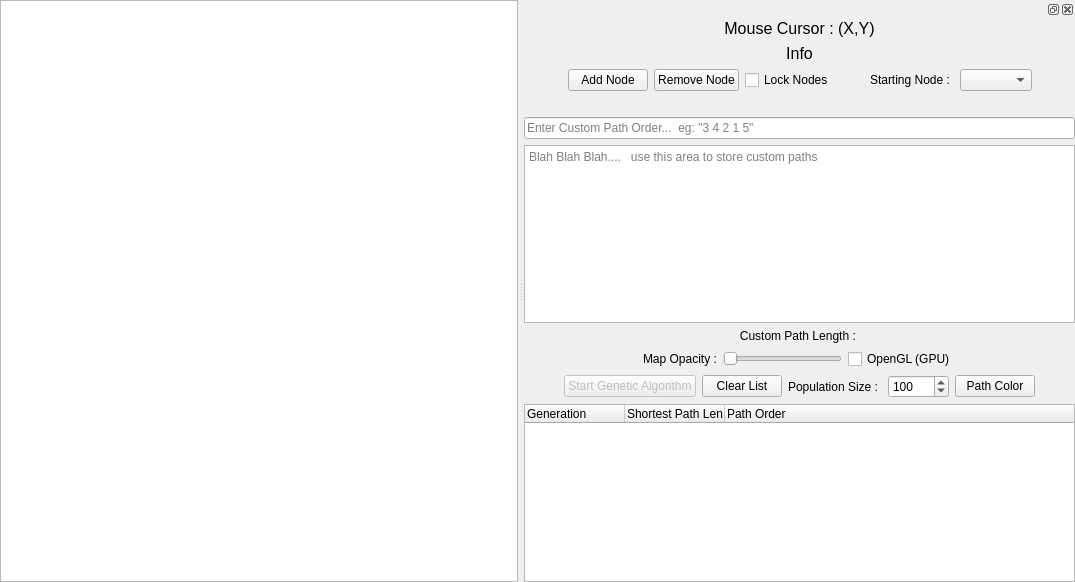
<?xml version="1.0" encoding="UTF-8"?>
<ui version="4.0">
 <class>TSP</class>
 <widget class="QMainWindow" name="TSP">
  <property name="geometry">
   <rect>
    <x>0</x>
    <y>0</y>
    <width>1075</width>
    <height>582</height>
   </rect>
  </property>
  <property name="windowTitle">
   <string>TSP</string>
  </property>
  <widget class="QWidget" name="centralWidget">
   <layout class="QVBoxLayout" name="verticalLayout">
    <property name="leftMargin">
     <number>0</number>
    </property>
    <property name="topMargin">
     <number>0</number>
    </property>
    <property name="rightMargin">
     <number>0</number>
    </property>
    <property name="bottomMargin">
     <number>0</number>
    </property>
    <item>
     <widget class="EditorView" name="view"/>
    </item>
   </layout>
  </widget>
  <widget class="QMenuBar" name="menuBar">
   <property name="geometry">
    <rect>
     <x>0</x>
     <y>0</y>
     <width>1075</width>
     <height>20</height>
    </rect>
   </property>
  </widget>
  <widget class="QDockWidget" name="dockWidget">
   <attribute name="dockWidgetArea">
    <number>2</number>
   </attribute>
   <widget class="QWidget" name="dockWidgetContents">
    <layout class="QVBoxLayout" name="verticalLayout_3">
     <property name="leftMargin">
      <number>0</number>
     </property>
     <property name="topMargin">
      <number>0</number>
     </property>
     <property name="rightMargin">
      <number>0</number>
     </property>
     <property name="bottomMargin">
      <number>0</number>
     </property>
     <item>
      <widget class="QLabel" name="cursorLabel">
       <property name="font">
        <font>
         <pointsize>12</pointsize>
        </font>
       </property>
       <property name="text">
        <string>Mouse Cursor : (X,Y)</string>
       </property>
       <property name="alignment">
        <set>Qt::AlignCenter</set>
       </property>
      </widget>
     </item>
     <item>
      <widget class="QLabel" name="infoLabel">
       <property name="font">
        <font>
         <pointsize>12</pointsize>
        </font>
       </property>
       <property name="text">
        <string>Info</string>
       </property>
       <property name="alignment">
        <set>Qt::AlignCenter</set>
       </property>
      </widget>
     </item>
     <item>
      <layout class="QHBoxLayout" name="horizontalLayout">
       <item>
        <spacer name="horizontalSpacer_5">
         <property name="orientation">
          <enum>Qt::Horizontal</enum>
         </property>
         <property name="sizeHint" stdset="0">
          <size>
           <width>40</width>
           <height>20</height>
          </size>
         </property>
        </spacer>
       </item>
       <item>
        <widget class="QPushButton" name="pushButton">
         <property name="text">
          <string>Add Node</string>
         </property>
        </widget>
       </item>
       <item>
        <widget class="QPushButton" name="pushButton_2">
         <property name="text">
          <string>Remove Node</string>
         </property>
        </widget>
       </item>
       <item>
        <widget class="QCheckBox" name="checkBox">
         <property name="text">
          <string>Lock Nodes</string>
         </property>
        </widget>
       </item>
       <item>
        <spacer name="horizontalSpacer_7">
         <property name="orientation">
          <enum>Qt::Horizontal</enum>
         </property>
         <property name="sizeType">
          <enum>QSizePolicy::Fixed</enum>
         </property>
         <property name="sizeHint" stdset="0">
          <size>
           <width>30</width>
           <height>20</height>
          </size>
         </property>
        </spacer>
       </item>
       <item>
        <widget class="QLabel" name="label_3">
         <property name="text">
          <string>Starting Node : </string>
         </property>
        </widget>
       </item>
       <item>
        <widget class="QComboBox" name="comboBox"/>
       </item>
       <item>
        <spacer name="horizontalSpacer_6">
         <property name="orientation">
          <enum>Qt::Horizontal</enum>
         </property>
         <property name="sizeHint" stdset="0">
          <size>
           <width>40</width>
           <height>20</height>
          </size>
         </property>
        </spacer>
       </item>
      </layout>
     </item>
     <item>
      <spacer name="verticalSpacer">
       <property name="orientation">
        <enum>Qt::Vertical</enum>
       </property>
       <property name="sizeType">
        <enum>QSizePolicy::Fixed</enum>
       </property>
       <property name="sizeHint" stdset="0">
        <size>
         <width>20</width>
         <height>20</height>
        </size>
       </property>
      </spacer>
     </item>
     <item>
      <widget class="QLineEdit" name="lineEdit">
       <property name="placeholderText">
        <string>Enter Custom Path Order...  eg: &quot;3 4 2 1 5&quot;</string>
       </property>
      </widget>
     </item>
     <item>
      <widget class="QPlainTextEdit" name="plainTextEdit">
       <property name="placeholderText">
        <string>Blah Blah Blah....   use this area to store custom paths</string>
       </property>
      </widget>
     </item>
     <item>
      <widget class="QLabel" name="label_2">
       <property name="text">
        <string>Custom Path Length : </string>
       </property>
       <property name="alignment">
        <set>Qt::AlignCenter</set>
       </property>
      </widget>
     </item>
     <item>
      <layout class="QHBoxLayout" name="horizontalLayout_2">
       <item>
        <spacer name="horizontalSpacer_8">
         <property name="orientation">
          <enum>Qt::Horizontal</enum>
         </property>
         <property name="sizeHint" stdset="0">
          <size>
           <width>40</width>
           <height>20</height>
          </size>
         </property>
        </spacer>
       </item>
       <item>
        <widget class="QLabel" name="label_4">
         <property name="text">
          <string>Map Opacity :</string>
         </property>
        </widget>
       </item>
       <item>
        <widget class="QSlider" name="horizontalSlider">
         <property name="maximum">
          <number>100</number>
         </property>
         <property name="value">
          <number>0</number>
         </property>
         <property name="orientation">
          <enum>Qt::Horizontal</enum>
         </property>
        </widget>
       </item>
       <item>
        <widget class="QCheckBox" name="checkBox_2">
         <property name="text">
          <string>OpenGL (GPU)</string>
         </property>
        </widget>
       </item>
       <item>
        <spacer name="horizontalSpacer_10">
         <property name="orientation">
          <enum>Qt::Horizontal</enum>
         </property>
         <property name="sizeHint" stdset="0">
          <size>
           <width>40</width>
           <height>20</height>
          </size>
         </property>
        </spacer>
       </item>
      </layout>
     </item>
     <item>
      <layout class="QVBoxLayout" name="verticalLayout_2">
       <item>
        <layout class="QHBoxLayout" name="horizontalLayout_3">
         <item>
          <spacer name="horizontalSpacer">
           <property name="orientation">
            <enum>Qt::Horizontal</enum>
           </property>
           <property name="sizeHint" stdset="0">
            <size>
             <width>40</width>
             <height>20</height>
            </size>
           </property>
          </spacer>
         </item>
         <item>
          <widget class="QPushButton" name="gaBtn">
           <property name="enabled">
            <bool>false</bool>
           </property>
           <property name="text">
            <string>Start Genetic Algorithm</string>
           </property>
           <property name="checkable">
            <bool>true</bool>
           </property>
          </widget>
         </item>
         <item>
          <widget class="QPushButton" name="pushButton_5">
           <property name="text">
            <string>Clear List</string>
           </property>
          </widget>
         </item>
         <item>
          <widget class="QLabel" name="label">
           <property name="text">
            <string>Population Size : </string>
           </property>
          </widget>
         </item>
         <item>
          <widget class="QSpinBox" name="spinBox">
           <property name="minimum">
            <number>1</number>
           </property>
           <property name="maximum">
            <number>10000</number>
           </property>
           <property name="value">
            <number>100</number>
           </property>
          </widget>
         </item>
         <item>
          <widget class="QPushButton" name="pushButton_6">
           <property name="styleSheet">
            <string notr="true"/>
           </property>
           <property name="text">
            <string>Path Color</string>
           </property>
          </widget>
         </item>
         <item>
          <spacer name="horizontalSpacer_2">
           <property name="orientation">
            <enum>Qt::Horizontal</enum>
           </property>
           <property name="sizeHint" stdset="0">
            <size>
             <width>40</width>
             <height>20</height>
            </size>
           </property>
          </spacer>
         </item>
        </layout>
       </item>
       <item>
        <widget class="QTreeWidget" name="treeWidget">
         <property name="sortingEnabled">
          <bool>false</bool>
         </property>
         <property name="animated">
          <bool>true</bool>
         </property>
         <attribute name="headerShowSortIndicator" stdset="0">
          <bool>false</bool>
         </attribute>
         <column>
          <property name="text">
           <string>Generation</string>
          </property>
         </column>
         <column>
          <property name="text">
           <string>Shortest Path Length</string>
          </property>
         </column>
         <column>
          <property name="text">
           <string>Path Order</string>
          </property>
         </column>
        </widget>
       </item>
      </layout>
     </item>
    </layout>
   </widget>
  </widget>
 </widget>
 <layoutdefault spacing="6" margin="11"/>
 <customwidgets>
  <customwidget>
   <class>EditorView</class>
   <extends>QGraphicsView</extends>
   <header>editorview.h</header>
  </customwidget>
 </customwidgets>
 <resources/>
 <connections/>
</ui>
